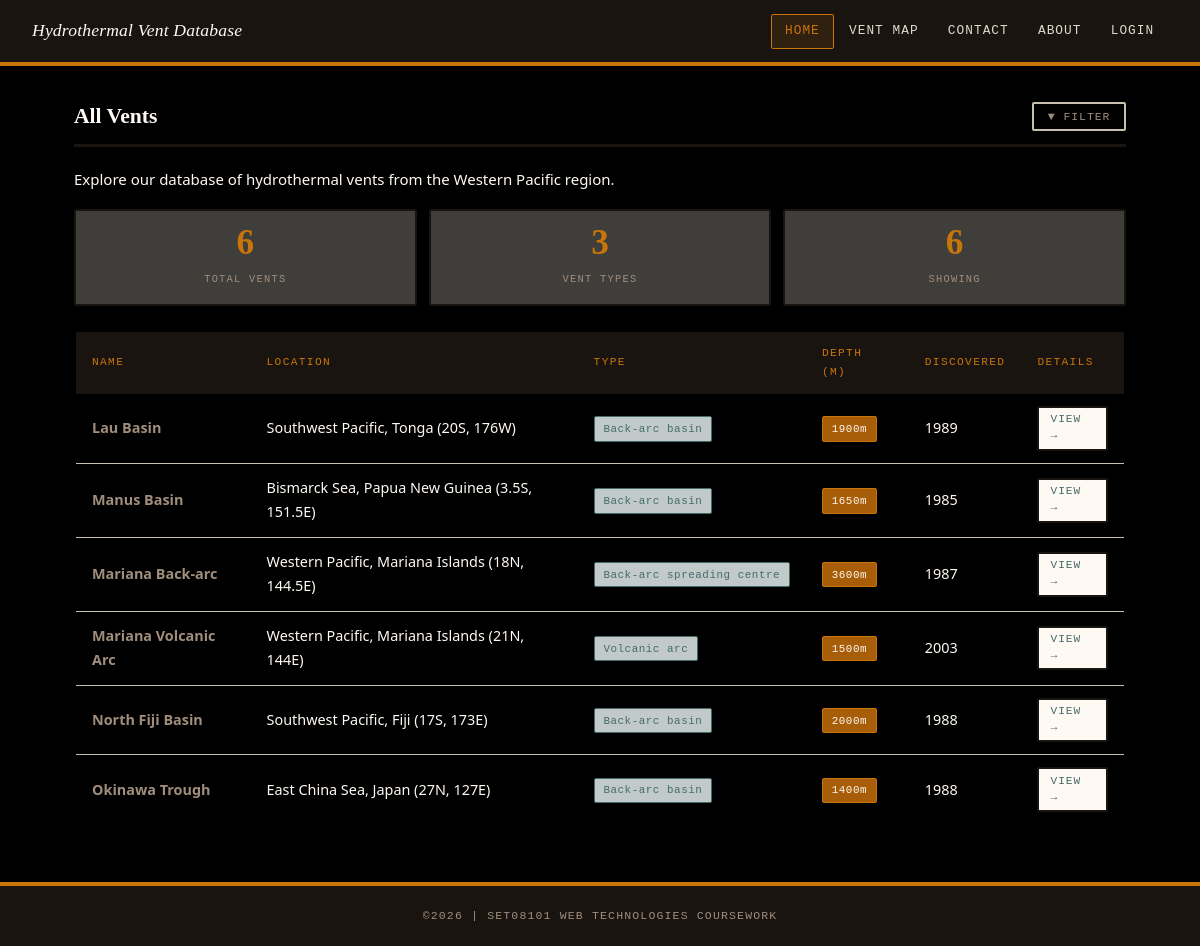
The page / on the database its author committed.
### tables this page shows
CREATE TABLE vents (
    id INT AUTO_INCREMENT PRIMARY KEY,
    name VARCHAR(100) NOT NULL,
    location VARCHAR(200) NOT NULL,
    type VARCHAR(50) NOT NULL,
    depth_metres INT NOT NULL,
    discovery_year INT NOT NULL
);

### includes/config.php (called while the page is built, shortened)
<?php
function e($string) {
    return htmlspecialchars($string, ENT_QUOTES, 'UTF-8');
}

### index.php (the view, shortened to what this page needs)
<?php
$pdo = getDbConnection();
$search     = isset($_GET['search'])    ? trim($_GET['search'])    : '';
$typeFilter = isset($_GET['type'])      ? trim($_GET['type'])      : '';
$depthMin   = isset($_GET['depth_min']) && is_numeric($_GET['depth_min']) ? (int)$_GET['depth_min'] : '';
$depthMax   = isset($_GET['depth_max']) && is_numeric($_GET['depth_max']) ? (int)$_GET['depth_max'] : '';
$params = [];
$sql = 'SELECT id, name, location, type, depth_metres, discovery_year FROM vents';
$sql .= ' ORDER BY name';
$stmt = $pdo->prepare($sql);
$stmt->execute($params);
$vents = $stmt->fetchAll();
$types = $pdo->query('SELECT DISTINCT type FROM vents ORDER BY type')
             ->fetchAll(PDO::FETCH_COLUMN);
$totalVents = $pdo->query('SELECT COUNT(*) FROM vents')->fetchColumn();
$filterActive = ($search !== '' || $typeFilter !== '' || $depthMin !== '' || $depthMax !== '');
require_once 'includes/header.php';
?>
<div class="vent-list-header">
    <h2>All Vents</h2>
    <button class="search-filter" id="filterToggle">
        <?php echo $filterActive ? '▲ Filter' : '▼ Filter'; ?>
    </button>
</div>
<p>Explore our database of hydrothermal vents from the Western Pacific region.</p>
<div class="stats-row">
    <div class="stat-box">
        <span class="stat-number"><?php echo $totalVents; ?></span>
        <span class="stat-label">Total Vents</span>
    </div>
    <div class="stat-box">
        <span class="stat-number"><?php echo count($types); ?></span>
        <span class="stat-label">Vent Types</span>
    </div>
    <div class="stat-box">
        <span class="stat-number"><?php echo count($vents); ?></span>
        <span class="stat-label">Showing</span>
    </div>
</div>
<?php if (empty($vents)): ?>
    <div class="alert-info">No vents found matching your search criteria.</div>
<?php else: ?>
    <table>
        <thead>
            <tr>
                <th>Name</th>
                <th>Location</th>
                <th>Type</th>
                <th>Depth (m)</th>
                <th>Discovered</th>
                <th>Details</th>
            </tr>
        </thead>
        <tbody>
            <?php foreach ($vents as $vent): ?>
                <tr>
                    <td><?php echo e($vent['name']); ?></td>
                    <td><?php echo e($vent['location']); ?></td>
                    <td><span class="badge badge-type"><?php echo e($vent['type']); ?></span></td>
                    <td><span class="badge badge-depth"><?php echo e($vent['depth_metres']); ?>m</span></td>
                    <td><?php echo e($vent['discovery_year']); ?></td>
                    <td>
                        <a href="vent.php?id=<?php echo e($vent['id']); ?>" class="btn btn-sm btn-primary">
                            View &rarr;
                        </a>
                    </td>
                </tr>
            <?php endforeach; ?>
        </tbody>
    </table>
<?php endif; ?>
<?php require_once 'includes/footer.php'; ?>

### includes/header.php (shortened to what this page needs)
<!DOCTYPE html>
<html lang="en">
<head>
    <link rel="stylesheet" href="<?php echo isset($cssPath) ? $cssPath : ''; ?>css/reset.css">
    <link rel="stylesheet" href="<?php echo isset($cssPath) ? $cssPath : ''; ?>css/styles.css">
     <link rel="stylesheet" href="https://unpkg.com/leaflet@1.9.4/dist/leaflet.css"
/>
</head>
<body>
<header>
    <h1>Hydrothermal Vent Database</h1>
    <nav>
        <a href="<?php echo isset($cssPath) ? $cssPath : ''; ?>index.php"
           <?php if(basename($_SERVER['PHP_SELF']) === 'index.php') echo 'class="active"'; ?>>
            Home
        </a>
        <a href="<?php echo isset($cssPath) ? $cssPath : ''; ?>vent_map.html"
           <?php if(basename($_SERVER['PHP_SELF']) === 'vent_map.html') echo 'class="active"'; ?>>
            Vent Map
        </a>
        <a href="<?php echo isset($cssPath) ? $cssPath : ''; ?>contact.php"
           <?php if(basename($_SERVER['PHP_SELF']) === 'contact.php') echo 'class="active"'; ?>>
            Contact
        </a>
        <a href="<?php echo isset($cssPath) ? $cssPath : ''; ?>about.php"
           <?php if(basename($_SERVER['PHP_SELF']) === 'about.php') echo 'class="active"'; ?>>
            About
        </a>
        <?php if(isset($_SESSION['user_id'])): ?>
            <a href="<?php echo isset($cssPath) ? $cssPath : ''; ?>admin/manage.php"
               <?php if(basename($_SERVER['PHP_SELF']) === 'manage.php') echo 'class="active"'; ?>>
                Admin
            </a>
            <a href="<?php echo isset($cssPath) ? $cssPath : ''; ?>logout.php"
               class="btn btn-sm btn-warm">
                Logout
            </a>
        <?php else: ?>
            <a href="<?php echo isset($cssPath) ? $cssPath : ''; ?>login.php"
               <?php if(basename($_SERVER['PHP_SELF']) === 'login.php') echo 'class="active"'; ?>>
                Login
            </a>
        <?php endif; ?>
    </nav>
</header>
<main>

### includes/footer.php (shortened to what this page needs)
    </main>
    <footer>
        <p>&copy;<?php echo date('Y'); ?>   |   SET08101 Web Technologies Coursework</p>
    </footer>
</body>
</html>

### rows shown on the page
vents: name "Lau Basin", location "Southwest Pacific, Tonga (20S, 176W)", type "Back-arc basin", depth_metres "1900", discovery_year "1989"
vents: name "Manus Basin", location "Bismarck Sea, Papua New Guinea (3.5S, 151.5E)", type "Back-arc basin", depth_metres "1650", discovery_year "1985"
vents: name "Mariana Back-arc", location "Western Pacific, Mariana Islands (18N, 144.5E)", type "Back-arc spreading centre", depth_metres "3600", discovery_year "1987"
vents: name "Mariana Volcanic Arc", location "Western Pacific, Mariana Islands (21N, 144E)", type "Volcanic arc", depth_metres "1500", discovery_year "2003"
vents: name "North Fiji Basin", location "Southwest Pacific, Fiji (17S, 173E)", type "Back-arc basin", depth_metres "2000", discovery_year "1988"
vents: name "Okinawa Trough", location "East China Sea, Japan (27N, 127E)", type "Back-arc basin", depth_metres "1400", discovery_year "1988"

### other values the page prints
$totalVents "6"
count($types) "3"
count($vents) "6"
